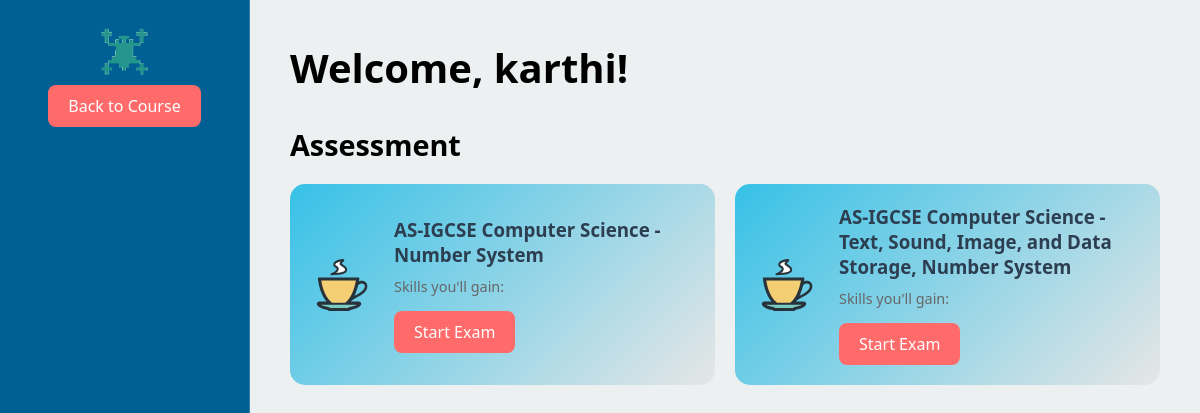
/access_home (signed in), run on the app's committed database.
### app.py (models this page shows)
class User(db.Model, UserMixin):
    id = db.Column(db.Integer, primary_key=True)
    username = db.Column(db.String(20), unique=True, nullable=False)
    password = db.Column(db.String(60), nullable=False)
    student_class = db.Column(db.String(50), nullable=False)

class Exam(db.Model):
    __tablename__ = 'exam'
    id = db.Column(db.Integer, primary_key=True)
    title = db.Column(db.String(100), nullable=False)
    questions = db.relationship('Question', backref='exam', lazy=True)

### app.py (the view)
@app.route("/access_home")
@login_required
def access_home():
    attempts = ExamAttempt.query.filter_by(user_id=current_user.id).order_by(ExamAttempt.attempt_date.desc()).all()
    exams = Exam.query.all()  # Fetch all available exams
    return render_template("access_home.html", exams=exams, attempts=attempts)

### app.py (called while the page is built)
@login_manager.user_loader
def load_user(user_id):
    return User.query.get(int(user_id))

### templates/access_home.html (shortened to what this page needs)
<!DOCTYPE html>
<html lang="en">
<head>
</head>
<body>
    <div class="sidebar">
    <center> <img src="static/logo.png" alt="Backbench Logo" ></br>
     <a href="{{ url_for('learn', code='igcsccs') }}" class="exam-link">Back to Course</a>
     </center>
    </div>
    <div class="content">
        <h1>Welcome, {{ current_user.username }}!</h1>
        <h2>Assessment</h2>
        <div class="exam-catalog">
            {% for exam in exams %}
             {% if "Number System" in exam.title %}
            <div class="exam-card">
                <div class="exam-info">
                    <h3>{{ exam.title }}</h3>
                    <p>Skills you'll gain: {{ exam.skills }}</p>
                    <a href="{{ url_for('exam', exam_id=exam.id, question_number=1) }}" class="exam-link">Start Exam</a>
                </div>
            </div>
             {% endif %}
            {% endfor %}
        </div>
    </div>
</body>
</html>

### templates/access_home.html (style rules this page uses)
* { box-sizing: border-box; margin: 0; padding: 0; font-family: 'Segoe UI', Tahoma, Geneva, Verdana, sans-serif; }
body { background: linear-gradient(135deg, #6a11cb 0%, #2575fc 100%); min-height: 100vh; display: flex; }
.sidebar { width: 250px; background: rgba(255, 255, 255, 0.1); backdrop-filter: blur(10px); padding: 20px; border-right: 1px solid rgba(255, 255, 255, 0.2); background: #006093; }
.content { flex: 1; padding: 40px; color: black; background: #ecf0f1; }
h1 { margin-bottom: 30px; font-size: 2.5em; }
h2 { margin: 30px 0 20px; font-size: 1.8em; }
.exam-catalog { display: grid; grid-template-columns: repeat(auto-fill, minmax(300px, 1fr)); gap: 20px; margin-bottom: 40px; }
.exam-card { background: linear-gradient(135deg, #36c1e7 0%, #e6e6e6 100%); border-radius: 15px; padding: 20px; display: flex; align-items: center; gap: 20px; transition: transform 0.3s ease, box-shadow 0.3s ease; }
.exam-info { flex: 1; }
.exam-info h3 { color: #2c3e50; margin-bottom: 10px; }
.exam-info p { color: #666; margin-bottom: 15px; font-size: 0.9em; }
.exam-link { display: inline-block; padding: 10px 20px; background: #ff6b6b; color: white; text-decoration: none; border-radius: 8px; transition: background 0.3s ease; }

### data on the page
User: username "karthi"
Exam: title "AS-IGCSE Computer Science - Number System"
Exam: title "AS-IGCSE Computer Science - Text, Sound, Image, and Data Storage, Number System"
